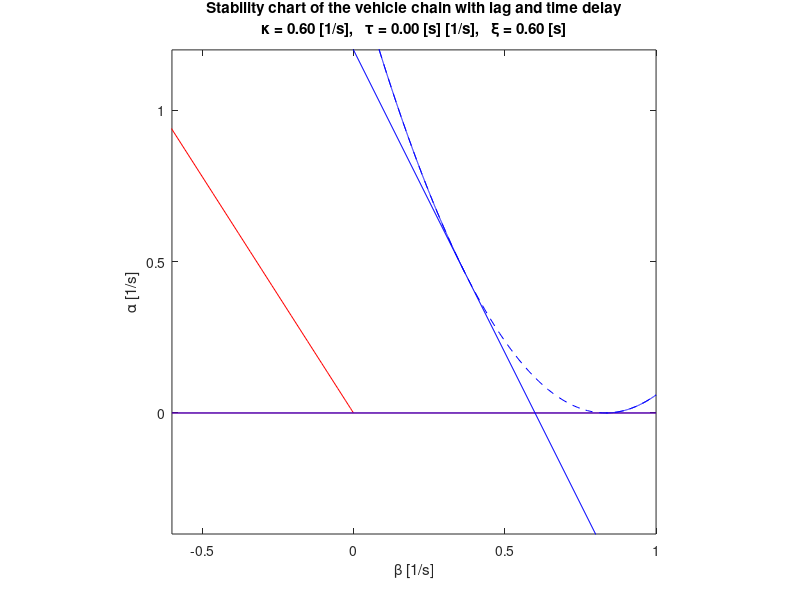

MATLAB code for this plot:
%% Create analytical stability charts for the vehicle chain with lag and delay

clear; %close all; clc;

%% Parameters
kappa=0.6;
xi=0.6;     % 0.5, 0.6, 0.7, 0.60, 0.48, 0.36, 0.24, 0.12, 0.00    % lag
tau=0.0;	% 0.0, 0.0, 0.0, 0.00, 0.12, 0.24, 0.36, 0.48, 0.60    % delay
% range of parameters
betamin=-0.6;	% -2,  -2,   0, -0.6
betamax=1;      %  3,   4, 1.2,    1
alphamin=-0.4;	% -1,   0,   0, -0.4
alphamax=1.2;	%  4,   4, 1.2
aspect_ratio=1;	%  1, 1.5,   1,  1.2

% range of frequencies for plant stability boundaries
Ommin=0;
Ommax=2*pi;
dOm=2*pi/200;
Om=Ommin:dOm:Ommax;
% range of frequencies for string stability boundaries
ommin=0;
ommax=2*pi;
dom=2*pi/10000;
om=ommin:dom:ommax;

%% Stability boundaries
% expression of the s=0 plant stability boundary
betaP1=[betamin,betamax];
alphaP1=[0,0];

% expression of the s=jOm plant stability boundary
alphaP2=1/kappa*(-Om.^3*xi.*sin(Om*tau)+Om.^2.*cos(Om*tau));
betaP2=Om.^2*xi.*cos(Om*tau)+Om.*sin(Om*tau)-alphaP2;

% expressions of the om=0 string stability boundaries
betaS1=[betamin,betamax];
alphaS1=[0,0];
betaS2=[betamin,betamax];
alphaS2=2*(kappa-betaS2);

% expressions of om>0 string stability boundaries
dencd=(1-om.^2*xi*tau).*sin(om*tau)+om*(tau+2*xi).*cos(om*tau);
cc=om.*(1+2*om.^2*xi^2)./dencd;
dd=kappa*((tau+xi)*sin(om*tau)+om*xi*tau.*cos(om*tau))./dencd-1;
aa=((dd+1-kappa*xi).*om.*sin(om*tau)+((dd+1).*om.^2*xi+kappa).*cos(om*tau)-cc)./(2*dd+1);
bb=(2*cc.*om.*(sin(om*tau)+om*xi.*cos(om*tau))-om.^2-om.^4*xi^2)./(2*dd+1);
alphaS3=aa-sqrt(aa.^2+bb);
alphaS3(aa.^2+bb<0)=nan;
betaS3=cc+dd.*alphaS3;
betaS3(betaS3>betamax | betaS3<betamin)=nan; % remove asymptote
alphaS4=aa+sqrt(aa.^2+bb);
alphaS4(aa.^2+bb<0)=nan;
betaS4=cc+dd.*alphaS4;
betaS4(betaS4>betamax | betaS4<betamin)=nan; % remove asymptote

% parabola corresponding to the om>0 string stability boundaries
if tau==0
    betaS5=linspace(betamin,betamax,100);
    alphaS5=(betaS5-1/2/xi).^2/(1/xi-2*kappa);
end

%% Stability chart
figure(1); clf; hold on; box on;
% plot s=0 plant stability boundary
plot(betaP1,alphaP1,'r');
% plot s=jOm plant stability boundary
plot(betaP2,alphaP2,'r');
% plot om=0 string stability boundaries
plot(betaS1,alphaS1,'b',betaS2,alphaS2,'b');
% plot om>0 string stability boundaries
plot(betaS3,alphaS3,'b',betaS4,alphaS4,'b');
% plot parabola corresponding to om>0 string stability boundaries
if tau==0
    plot(betaS5,alphaS5,'b--');
end
axis([betamin betamax alphamin alphamax]);
pbaspect([aspect_ratio,1,1]);
xlabel('\beta [1/s]');
ylabel('\alpha [1/s]');
title(['Stability chart of the vehicle chain with lag and time delay',10,...
       '\kappa = ',num2str(kappa,'%3.2f'),...
       ' [1/s],   \tau = ',num2str(tau,'%3.2f'),' [s]',...
       ' [1/s],   \xi = ',num2str(xi,'%3.2f'),' [s]']);